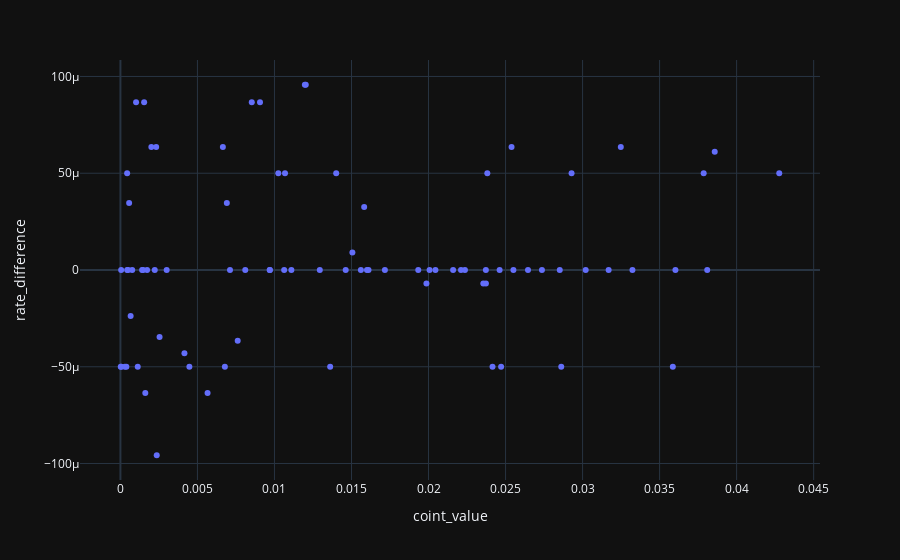

Here is the notebook cell this chart was saved with:
### Code cell
import plotly.express as px
import pandas as pd

# TODO: Add below line
# df['cond'] = np.where(((df['quote'] == df['pair1']) & (df['rate_difference'] > 0)) | ((df['quote'] == df['pair2']) & (df['rate_difference'] < 0)), 1, 0)

controller_configs_data = await mongo_client.get_controller_config_data()
extra_info = [controller_config_data["extra_info"] for controller_config_data in controller_configs_data]
extra_info_df = pd.DataFrame(extra_info)

fig = px.scatter(
    extra_info_df,
    x="coint_value",
    y="rate_difference",
    custom_data=[extra_info_df.index, extra_info_df["base_rate"], extra_info_df["quote_rate"]]  # Pass specific columns
)

# Customize the hover template to include additional information
fig.update_traces(
    hovertemplate="""
    <b>Index:</b> %{customdata[0]}<br>
    <b>Base Rate:</b> %{customdata[1]}<br>
    <b>Quote Rate:</b> %{customdata[2]}<br>
    <extra></extra>
    """
)

fig.show()

### Figure 1 — Plotly figure (JSON) as saved in the notebook; plotly's stock layout.template omitted (floating-point values rounded to 4 significant figures; data arrays with more than 128 entries replaced by an {"elided": "..."} marker saying what was removed)
{"data": [{"customdata": {"elided": "84x3 float values"}, "hovertemplate": "\n    <b>Index:</b> %{customdata[0]}<br>\n    <b>Base Rate:</b> %{customdata[1]}<br>\n    <b>Quote Rate:</b> %{customdata[2]}<br>\n    <extra></extra>\n    ", "legendgroup": "", "marker": {"color": "#636efa", "symbol": "circle"}, "mode": "markers", "name": "", "orientation": "v", "showlegend": false, "x": [2.236e-05, 5.526e-05, 0.0002913, 0.0003867, 0.0005027, 0.000766, 0.001124, 0.001616, 0.00173, 0.00223, 0.002542, 0.004157, 0.004478, 0.005658, 0.007613, 0.009061, 0.009689, 0.01025, 0.01063, 0.0111, 0.01197, 0.01203, 0.01506, 0.01561, 0.01582, 0.016, 0.0161, 0.01717, 0.01933, 0.01987, 0.02045, 0.0216, 0.02211, 0.02382, 0.02416, 0.02862, 0.0302, 0.03169, 0.03603, 0.03858, 0.04277, 4.912e-05, 0.0004377, 0.0004391, 0.0005673, 0.0006644, 0.001017, 0.001408, 0.001471, 0.00154, 0.002008, 0.002322, 0.002358, 0.003003, 0.006651, 0.006781, 0.006909, 0.007113, 0.008106, 0.008527, 0.009704, 0.01068, 0.01294, 0.01362, 0.01401, 0.01462, 0.02007, 0.02236, 0.02356, 0.02372, 0.02373, 0.02462, 0.02471, 0.02539, 0.02551, 0.02646, 0.02736, 0.02852, 0.02929, 0.03248, 0.03324, 0.03586, 0.03786, 0.03809], "xaxis": "x", "y": [-5e-05, -5e-05, -5e-05, -5e-05, 0.0, 0.0, -5e-05, -6.352e-05, 0.0, 0.0, -3.466e-05, -4.301e-05, -5e-05, -6.352e-05, -3.662e-05, 8.662e-05, 0.0, 5e-05, 0.0, 0.0, 9.572e-05, 9.572e-05, 9.1e-06, 0.0, 3.25e-05, 0.0, 0.0, 0.0, 0.0, -6.99e-06, 0.0, 0.0, 0.0, 5e-05, -5e-05, -5e-05, 0.0, 0.0, 0.0, 6.106e-05, 5e-05, 0.0, 5e-05, 0.0, 3.466e-05, -2.373e-05, 8.662e-05, 0.0, 0.0, 8.662e-05, 6.352e-05, 6.352e-05, -9.572e-05, 0.0, 6.352e-05, -5e-05, 3.466e-05, 0.0, 0.0, 8.662e-05, 0.0, 5e-05, 0.0, -5e-05, 5e-05, 0.0, 0.0, 0.0, -6.99e-06, 0.0, -6.99e-06, 0.0, -5e-05, 6.352e-05, 0.0, 0.0, 0.0, 0.0, 5e-05, 6.352e-05, 0.0, -5e-05, 5e-05, 0.0], "yaxis": "y", "type": "scatter"}], "layout": {"xaxis": {"anchor": "y", "domain": [0.0, 1.0], "title": {"text": "coint_value"}}, "yaxis": {"anchor": "x", "domain": [0.0, 1.0], "title": {"text": "rate_difference"}}, "legend": {"tracegroupgap": 0}, "margin": {"t": 60}}}
